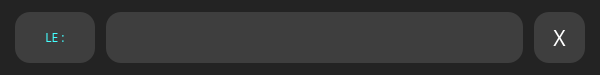
<?xml version="1.0" encoding="UTF-8"?>
<ui version="4.0">
 <class>Form</class>
 <widget class="QWidget" name="Form">
  <property name="geometry">
   <rect>
    <x>0</x>
    <y>0</y>
    <width>600</width>
    <height>75</height>
   </rect>
  </property>
  <property name="windowTitle">
   <string>Form</string>
  </property>
  <property name="styleSheet">
   <string notr="true">background-color: rgb(35, 35, 35);
border-radius:15px;</string>
  </property>
  <layout class="QVBoxLayout" name="verticalLayout">
   <item>
    <layout class="QHBoxLayout" name="horizontalLayout">
     <property name="spacing">
      <number>11</number>
     </property>
     <property name="sizeConstraint">
      <enum>QLayout::SetDefaultConstraint</enum>
     </property>
     <property name="leftMargin">
      <number>4</number>
     </property>
     <property name="rightMargin">
      <number>4</number>
     </property>
     <item>
      <widget class="QLabel" name="kb_lb">
       <property name="sizePolicy">
        <sizepolicy hsizetype="Minimum" vsizetype="Minimum">
         <horstretch>0</horstretch>
         <verstretch>0</verstretch>
        </sizepolicy>
       </property>
       <property name="minimumSize">
        <size>
         <width>80</width>
         <height>51</height>
        </size>
       </property>
       <property name="maximumSize">
        <size>
         <width>80</width>
         <height>51</height>
        </size>
       </property>
       <property name="font">
        <font>
         <family>Proxima Nova</family>
         <pointsize>9</pointsize>
        </font>
       </property>
       <property name="styleSheet">
        <string notr="true">color: rgb(67, 255, 255);
background-color: rgb(62, 62, 62);

</string>
       </property>
       <property name="text">
        <string>LE :</string>
       </property>
       <property name="alignment">
        <set>Qt::AlignCenter</set>
       </property>
      </widget>
     </item>
     <item>
      <widget class="QLineEdit" name="kbip">
       <property name="sizePolicy">
        <sizepolicy hsizetype="Minimum" vsizetype="Minimum">
         <horstretch>0</horstretch>
         <verstretch>0</verstretch>
        </sizepolicy>
       </property>
       <property name="minimumSize">
        <size>
         <width>280</width>
         <height>0</height>
        </size>
       </property>
       <property name="maximumSize">
        <size>
         <width>16777215</width>
         <height>51</height>
        </size>
       </property>
       <property name="font">
        <font>
         <family>Proxima Nova</family>
         <pointsize>14</pointsize>
        </font>
       </property>
       <property name="styleSheet">
        <string notr="true">QLineEdit {
color: rgb(67, 255, 255);
background-color: rgb(62, 62, 62);
}

QLineEdit:focus{
	border:2px solid;
	border-color : white;
}

</string>
       </property>
      </widget>
     </item>
     <item>
      <widget class="QPushButton" name="clr_bt">
       <property name="sizePolicy">
        <sizepolicy hsizetype="Minimum" vsizetype="Minimum">
         <horstretch>0</horstretch>
         <verstretch>0</verstretch>
        </sizepolicy>
       </property>
       <property name="maximumSize">
        <size>
         <width>51</width>
         <height>51</height>
        </size>
       </property>
       <property name="font">
        <font>
         <family>Proxima Nova</family>
         <pointsize>16</pointsize>
         <weight>50</weight>
         <italic>false</italic>
         <bold>false</bold>
        </font>
       </property>
       <property name="styleSheet">
        <string notr="true">QPushButton {
	color: rgb(255, 255, 255);
background-color: rgb(62, 62, 62);
}

QPushButton:focus{
	border:2px solid;
	border-color : white;
}
</string>
       </property>
       <property name="text">
        <string>X</string>
       </property>
      </widget>
     </item>
    </layout>
   </item>
  </layout>
 </widget>
 <resources/>
 <connections/>
</ui>
